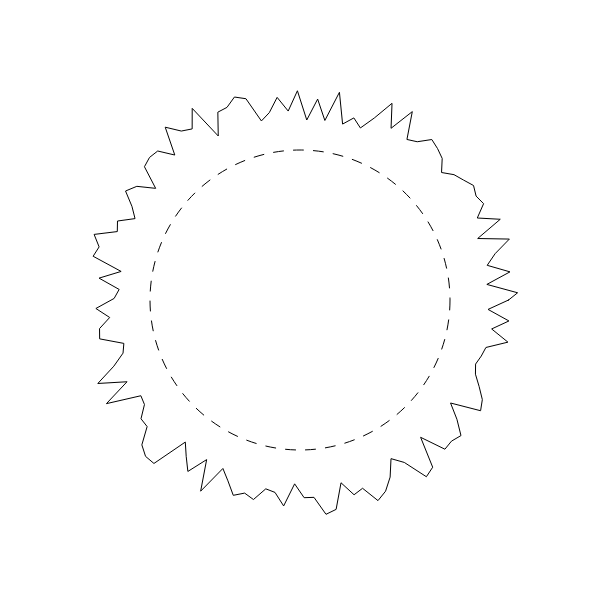
Frame 1 (no input)
Frame 2 (the mouse pressed at the canvas centre, redrawn once): identical to frame 1, image omitted

The p5.js sketch that drew this single still picture (run headless with seeded random() and noise() and a simulated clock; the mouse was pressed at the canvas centre and the sketch redrawn once):

// p5.js sketch
// ── sketch.js
function setup() {
  createCanvas(600, 600);
  background(255);
  stroke(0);
  noFill();

  let centerX = width / 2;
  let centerY = height / 2;
  let radius = 200;
  
  // Outer jittery ring
  beginShape();
  for (let angle = 0; angle < TWO_PI; angle += 0.05) {
    let offset = random(-20, 20); // controls jaggedness
    let r = radius + offset;
    let x = centerX + r * cos(angle);
    let y = centerY + r * sin(angle);
    vertex(x, y);
  }
  endShape(CLOSE);

  // Optional: inner dashed circle (as per the original sketch)
  stroke(0);
  drawingContext.setLineDash([10, 10]);
  ellipse(centerX, centerY, radius * 1.5);
  drawingContext.setLineDash([]);
}

function draw() {
  // Static sketch, no continuous drawing needed.
  noLoop();
}
